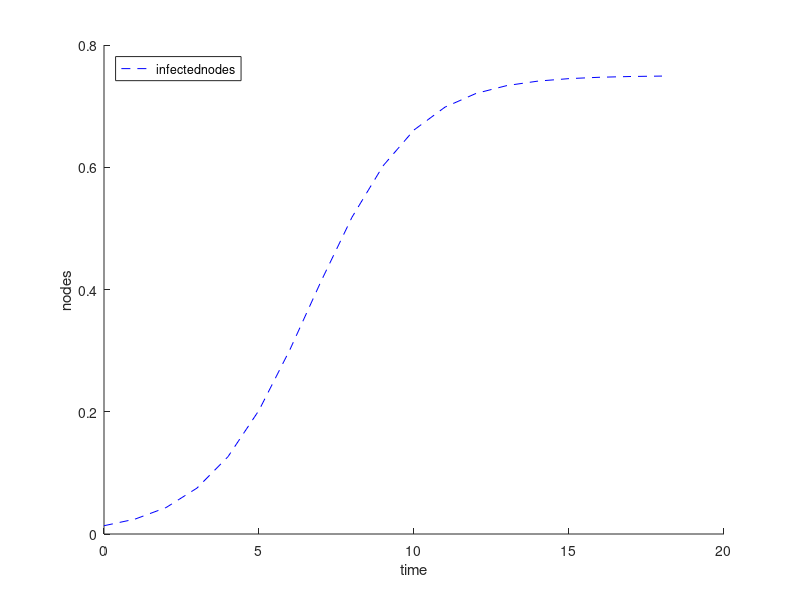

Reproduce this figure in MATLAB.
I0=0.01;
beta=0.2;
k=4;
I= zeros(1,19);
mu=0.2;
c=(I0)/(1-I0);
time=0:18;
t=1;
for i=1:19
    Infectednodes = (1-(mu/(beta*k)))*(c*exp(((beta*k)-mu)*t))/(1+(c*exp(((beta*k)-mu)*t)));    
    t=t+1;
    I(1,i)=Infectednodes;
end
hold on;
plot(time,I,'--b');
xlabel('time');
ylabel('nodes');
legend('infectednodes','Location','northwest');
